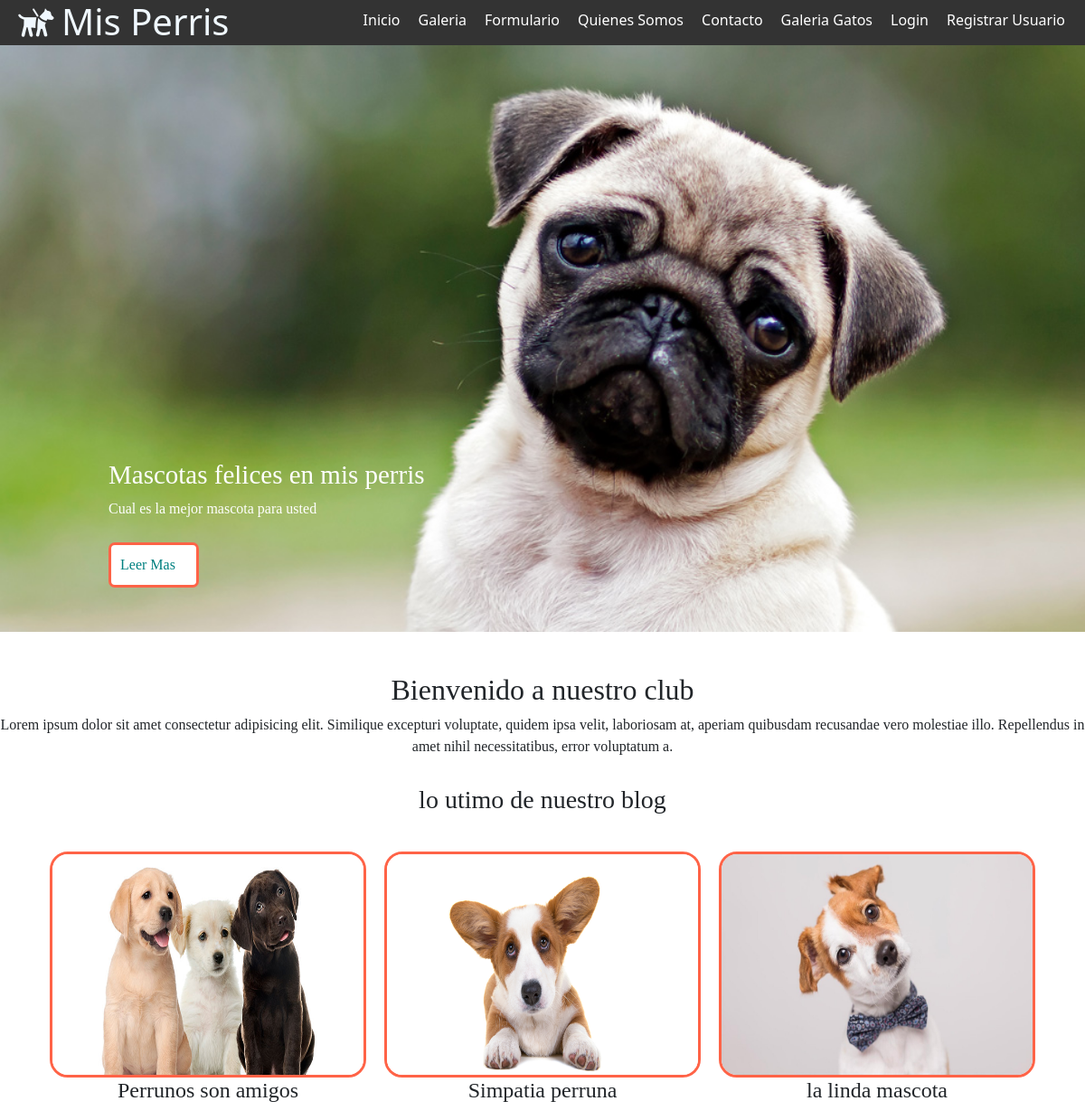
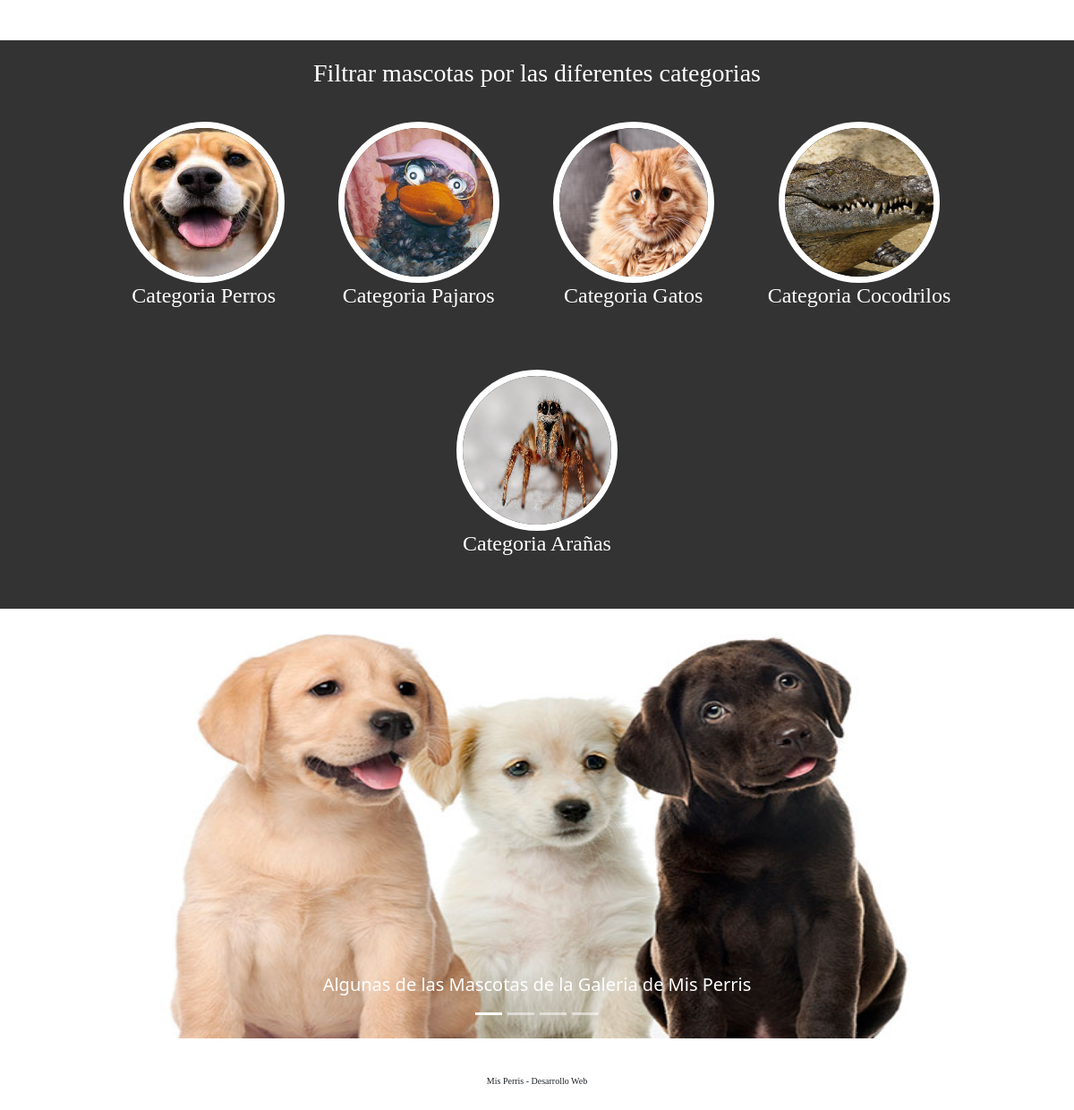
The page / on the database its author committed (2 pictures, top to bottom).
### misPerris/models.py (models this page shows, shortened)
class Categoria(models.Model):
    nombre = models.CharField(primary_key=True,max_length=25)
    annos = models.IntegerField()
    imagen = models.ImageField(upload_to='cate',null=True)

### misPerris/views.py (the view)
# urls.py: path('',index,name='IND'),
def index(request):
    categorias = Categoria.objects.all()
    mascotas = Mascota.objects.filter(publicar=True).order_by('-nombre')[:3]
    contex = {"categorias":categorias,"mascotas":mascotas}
    return render(request, "index.html",contex)

### misPerris/templates/index.html (shortened to what this page needs)
{% extends "base.html" %}
{% load static %}
{% block css %}
<link href="https://cdn.jsdelivr.net/npm/bootstrap@5.0.1/dist/css/bootstrap.min.css" rel="stylesheet"
>
{% endblock css %}
{% block contenido %}
<section id="bienvenida">
    <h2>Bienvenido a nuestro club</h2>
    <p>Lorem ipsum dolor sit amet consectetur adipisicing elit. Similique excepturi voluptate, quidem ipsa
        velit, laboriosam at, aperiam quibusdam recusandae vero molestiae illo. Repellendus in amet nihil
        necessitatibus, error voluptatum a.</p>
</section>
<section id="blog">
    <h3>lo utimo de nuestro blog</h3>
    <div class="contenedor">
        <article>
            <img src="{% static 'img/perro2.jpg' %}" alt="">
            <h4>Perrunos son amigos</h4>
        </article>
        <article>
            <img src="{% static 'img/perro3.png' %}" alt="">
            <h4>Simpatia perruna</h4>
        </article>
        <article>
            <img src="{% static 'img/perro4.jpg' %}" alt="">
            <h4>la linda mascota</h4>
        </article>
    </div>
</section>
<section id="info">
    <h3>Filtrar mascotas por las diferentes categorias</h3>
    <div class="contenedor">
        {% for reg in categorias %}
        <article>
            <a href="{% url 'FILTROCATE' reg.nombre %}">
                <img src="{{reg.imagen.url}}" alt="">
            </a>
            <h4>Categoria {{reg.nombre}}</h4>
        </article>
        {% endfor %}
    </div>
</section>
<section>
    <div id="carouselExampleCaptions" class="carousel slide" data-bs-ride="carousel">
        <div class="carousel-indicators">
            <button type="button" data-bs-target="#carouselExampleCaptions" data-bs-slide-to="0" class="active"
                aria-current="true" aria-label="Slide 1"></button>
            <button type="button" data-bs-target="#carouselExampleCaptions" data-bs-slide-to="1"
                aria-label="Slide 2"></button>
            <button type="button" data-bs-target="#carouselExampleCaptions" data-bs-slide-to="2"
                aria-label="Slide 3"></button>
            <button type="button" data-bs-target="#carouselExampleCaptions" data-bs-slide-to="3"
                aria-label="Slide 4"></button>
        </div>
        <div class="carousel-inner">
            <div class="carousel-item active">
                <img src="{% static 'img/perro2.jpg' %}" class="d-block w-100" height="480px" alt="...">
                <div class="carousel-caption d-none d-md-block">
                    <h5>Algunas de las Mascotas de la Galeria de Mis Perris</h5>
                </div>
            </div>
        </div>
        <button class="carousel-control-prev" type="button" data-bs-target="#carouselExampleCaptions"
            data-bs-slide="prev">
            <span class="carousel-control-prev-icon" aria-hidden="true"></span>
        </button>
        <button class="carousel-control-next" type="button" data-bs-target="#carouselExampleCaptions"
            data-bs-slide="next">
            <span class="carousel-control-next-icon" aria-hidden="true"></span>
        </button>
    </div>
</section>
{% endblock contenido %}

### misPerris/static/css/estilos.css (style rules this page uses)
* { margin: 0; padding: 0; }
.contenedor { width: 98%; margin: auto; }

### misPerris/static/css/bienvenida.css (style rules this page uses)
#bienvenida { font-family: cursive; text-align: center; margin-top: 45px; margin-bottom: 30px; }

### misPerris/static/css/blog.css (style rules this page uses)
#blog { font-family: cursive; text-align: center; }
#blog .contenedor img { width: 350px; height: 250px; border:solid 3px tomato; border-radius: 20px; }
#blog .contenedor { display: flex; justify-content: center; margin-top: 30px; flex-wrap: wrap; }
#blog .contenedor article { margin: 10px; }

### misPerris/static/css/info.css (style rules this page uses)
#info { background: #333; margin-top: 45px; color: white; text-align: center; font-family: cursive; padding: 20px; }
#info .contenedor img { width: 180px; height: 180px; border: solid 7px white; border-radius: 50%; }
#info .contenedor { display: flex; justify-content: center; flex-wrap: wrap; }
#info .contenedor article { margin:30px; }

### rows shown on the page
Categoria: imagen (picture), nombre "Perros"
Categoria: imagen (picture), nombre "Pajaros"
Categoria: imagen (picture), nombre "Gatos"
Categoria: imagen (picture), nombre "Cocodrilos"
Categoria: imagen (picture), nombre "Arañas"
